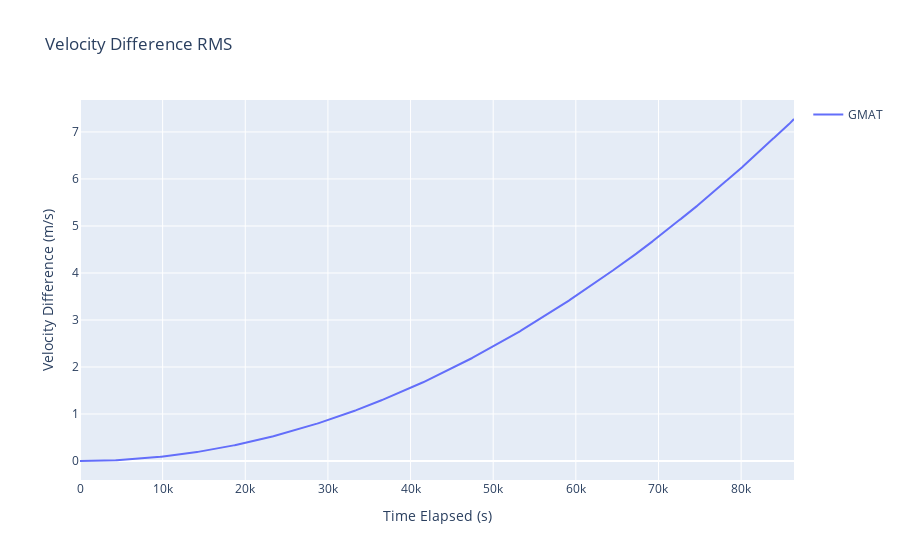

The cell this chart's notebook holds for it:
### Markdown cell above
Plot velocity error

### Code cell
orbit_df_RMS_velocity_list = [
    ostk_states_compared_df[list_ind][["Elapsed secs", "${\delta}v$"]]
    for list_ind in range(0, len(all_comparison_states))
]

figure = go.Figure()
figure.update_layout(title=f"Velocity Difference RMS", showlegend=True, height=1000)
figure.update_xaxes(title_text="Time Elapsed (s)")
figure.update_yaxes(title_text="Velocity Difference (m/s)")

for list_ind, orbit_df_RMS_velocity in enumerate(orbit_df_RMS_velocity_list):
    figure.add_trace(
        go.Scatter(
            x=orbit_df_RMS_velocity["Elapsed secs"],
            y=orbit_df_RMS_velocity["${\delta}v$"],
            name=legend_name_list[list_ind],
            mode="lines",
        )
    )

figure.show()

### Figure 1 — Plotly figure (JSON) as saved in the notebook; plotly's stock layout.template omitted (floating-point values rounded to 4 significant figures; data arrays with more than 128 entries replaced by an {"elided": "..."} marker saying what was removed)
{"data": [{"mode": "lines", "name": "GMAT", "type": "scatter", "x": {"elided": "721 float values"}, "y": {"elided": "721 float values"}}], "layout": {"autosize": true, "showlegend": true, "title": {"text": "Velocity Difference RMS"}, "xaxis": {"autorange": true, "range": [0, 86400.0], "title": {"text": "Time Elapsed (s)"}, "type": "linear"}, "yaxis": {"autorange": true, "range": [-0.4042, 7.68], "title": {"text": "Velocity Difference (m/s)"}, "type": "linear"}}}
